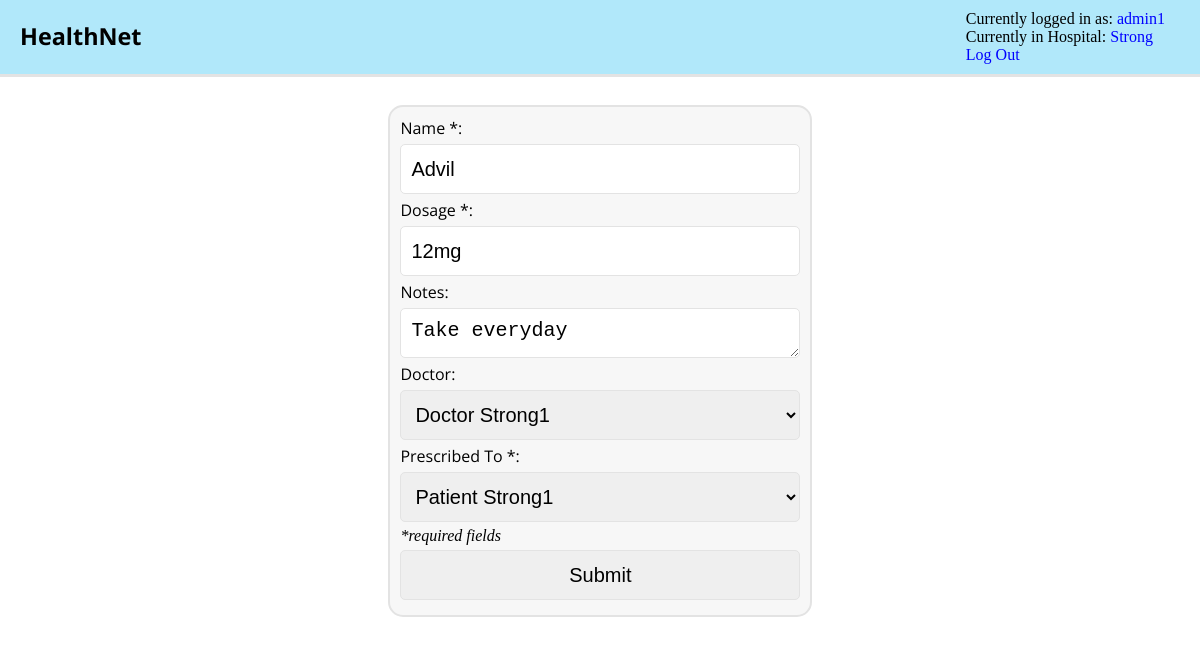
/prescription/1/ (signed in), run on the app's committed database.
### recordSystem/models.py (models this page shows, shortened)
class Hospital(models.Model):
	name = models.CharField(max_length=200)
	address = models.CharField(max_length=200)
	def __str__(self):
		return self.name
	class Meta:
		ordering = ('name',)

class Prescription(models.Model):
	name = models.CharField(max_length=200)
	dosage = models.CharField(max_length=200)
	notes = models.TextField(max_length=600)
	doctor = models.ForeignKey(
		'Doctor',
		on_delete=models.CASCADE,
		related_name="doctorPrescribed",
	)
	prescribedTo = models.ForeignKey(
		'Patient',
		on_delete=models.CASCADE,
		related_name="patientPerscriptions",
		related_query_name="patientPerscription",
	)
	class Meta:
		ordering = ('name',)

### recordSystem/views.py (the view)
# urls.py: url(r'^prescription/(?P<presID>\w+)/$', views.updatePrescription, name='updatePrescriptionPage'),
def updatePrescription(request, presID):
	if (isinstance(HealthNetUser.objects.getChild(request.user.username), Patient)):
		return render(request, 'recordSystem/newPrescription.html',{"username": request.user.username,
			'currentHospital':getCurrentHospital(request.user.username), 'message':"Patients cannot update their own prescriptions."})
	if request.method == 'POST':
		currentProfile = HealthNetUser.objects.getChild(request.user.username)
		if(isinstance(currentProfile, Administrator)):
			pres_form = PrescriptionFormPlus(request.POST, admin=currentProfile)
		if(isinstance(currentProfile, Nurse)):
			pres_form = PrescriptionFormPlus(request.POST, nurse=currentProfile)
		if(isinstance(currentProfile, Doctor)):
			pres_form = PrescriptionForm(request.POST,doctor=currentProfile)
		if pres_form.is_valid():
			x = pres_form.save(commit=False)
			addEntryLog(request, "Updated prescription")
			x.pk = presID
			x.save(force_update=True)
			if(isinstance(currentProfile, Doctor)):
				addNewNotif(x.patient, "A prescription has been updated")
			if(isinstance(currentProfile, Administrator)):
				addNewNotif(x.patient, "A prescription has been updated")
				addNewNotif(x.doctor, "Admin %s updated a prescription for %s" % (currentProfile.fullName(), x.patient.fullName()))
			if(isinstance(currentProfile, Nurse)):
				addNewNotif(x.patient, "A prescription has been updated")
				addNewNotif(x.doctor, "Nurse %s has updated a prescription for %s" % (currentProfile.fullName(), x.patient.fullName()))
			return HttpResponseRedirect('/')
	else:
		currentProfile = HealthNetUser.objects.getChild(request.user.username)
		if(isinstance(currentProfile, Administrator)):
			pres_form = PrescriptionFormPlus(instance=Prescription.objects.get(id=presID), admin=currentProfile)
		if(isinstance(currentProfile, Nurse)):
			pres_form = PrescriptionFormPlus(instance=Prescription.objects.get(id=presID), nurse=currentProfile)
		if(isinstance(currentProfile, Doctor)):
			pres_form = PrescriptionForm(instance=Prescription.objects.get(id=presID),doctor=currentProfile)
	return render(request, 'recordSystem/newPrescription.html',{'PForm': pres_form, "username": request.user.username,
		'currentHospital':getCurrentHospital(request.user.username), 'message':None})

### recordSystem/models.py (shortened to what this page needs)
class PrescriptionFormPlus(ModelForm):
	def __init__(self, *args, **kwargs):
		n = kwargs.pop('nurse', None)
		a = kwargs.pop('admin', None)
		super(PrescriptionFormPlus, self).__init__(*args, **kwargs)
		if(n):
			self.fields['doctor'].queryset = n.doctors.all()
			self.fields['prescribedTo'].queryset = Patient.objects.filter(primaryCareProvider__in=n.doctors.all())
		if(a):
			self.fields['doctor'].queryset = Doctor.objects.filter(hospitals=a.currentHospital).all()
			self.fields['prescribedTo'].queryset = Patient.objects.filter(currentHospital=a.currentHospital).all()
	class Meta:
		model = Prescription
		fields = ('__all__')
		labels = { 'name':'Name *', 'dosage':'Dosage *', 'notes':'Notes', 'prescribedTo':'Prescribed To *' }

### recordSystem/models.py (called while the page is built)
	def getChild(self, username):
		if (Administrator.objects.filter(username=username)):
			return Administrator.objects.get(username=username)
		elif (Patient.objects.filter(username=username)):
			return Patient.objects.get(username=username)
		elif (Doctor.objects.filter(username=username)):
			return Doctor.objects.get(username=username)
		elif (Nurse.objects.filter(username=username)):
			return Nurse.objects.get(username=username)
		else:
			return None #this is correct

		def fullName(self):
			if(self.middleName):
				return self.firstName + " " + self.middleName + " " + self.lastName
			else:
				return self.firstName + " " + self.lastName

		def __str__(self):
				return self.fullName()

		def __str__(self):
				return self.fullName()

### recordSystem/views.py (called while the page is built)
def getCurrentHospital(u):
	a = HealthNetUser.objects.getChild(u)
	if(a):
		return a.currentHospital

### recordSystem/templates/recordSystem/newPrescription.html (shortened to what this page needs)
{% load staticfiles %}
<link rel="stylesheet" type="text/css" href="{% static 'recordSystem/globalStyles.css' %}">
<link rel="stylesheet" type="text/css" href="{% static 'recordSystem/newFirstAdministrator.css' %}">
<link rel="stylesheet" type="text/css" href="{% static 'recordSystem/datetimepicker-master/jquery.datetimepicker.css' %}" >
<div id="topControlBar">
        <div id="topControlBarTextLeft">
            <a href="{% url 'recordSystem:indexPage' %}"><h3>HealthNet</h3></a>
        </div>
        <div id="topControlBarTextRight">
                Currently logged in as: <a href="{% url 'recordSystem:profilePage' username %}">{{ username }}</a>
                <br>
                Currently in Hospital: <a href="{% url 'recordSystem:hospitalSelectionPage' %}">{{ currentHospital }}</a>
                <br>
                <a href="{% url 'recordSystem:logoutPage' %}">Log Out</a>
        </div>
</div>
<div id="pageBody">
    <div class="profileFormWrapperDiv">
		{% if message %}
		<center><i>{{ message }}</i></center>
		{% else %}
		<form class="profileFormWrapper" action="/newPrescription/" method="post">
			{{ PForm }}
			<i>*required fields</i>
			<input type="submit" value="Submit" />
		</form>
		{% endif %}
    </div>
</div>

### recordSystem/static/recordSystem/globalStyles.css (style rules this page uses)
#topControlBar { position: absolute; top: 0; left: 0; padding: 10px; width: 98.4%; background-color: #B1E8FA; border-bottom: 3px solid #e3e3e3; }
#topControlBarTextRight { margin: 0; width: 225px; float: right; }
#topControlBarTextLeft { width: 85px; float: left; }
#topControlBarTextLeft > a { text-decoration: none; color: black; font-family: Open Sans, san serif; font-size: 20px; margin: 0px; }
#topControlBarTextLeft > a > h3 { margin: 0px; padding: 10px; font-family: Open Sans, san serif; }
#topControlBarTextRight > a { text-decoration: none; color: blue; }
#pageBody { position: absolute; width: 98.4%; height: 1000px; margin-top: 75px; padding: 10px; }
.profileFormWrapperDiv { width: 400px; margin: auto; padding: 10px; background-color: #F7F7F7; border: 2px solid #e3e3e3; border-radius: 15px; margin-top: 20px; }
.profileFormWrapperDiv > form { margin-bottom: 0px; }
.profileFormWrapperDiv > form > label { font-family: Open Sans, sans serif; }
.profileFormWrapperDiv > form > input, textarea, select { height: 50px; width: 100%; font-size: 20px; border: 1px solid #e3e3e3; border-radius: 5px; padding: 10px; margin-top: 5px; margin-bottom: 5px; }

### data on the page
Hospital: name "Strong"
Prescription: name "Advil", dosage "12mg", notes "Take everyday", doctor "Doctor Strong1", prescribedTo "Patient Strong1"

### other printed values
{{ username }} "admin1"
